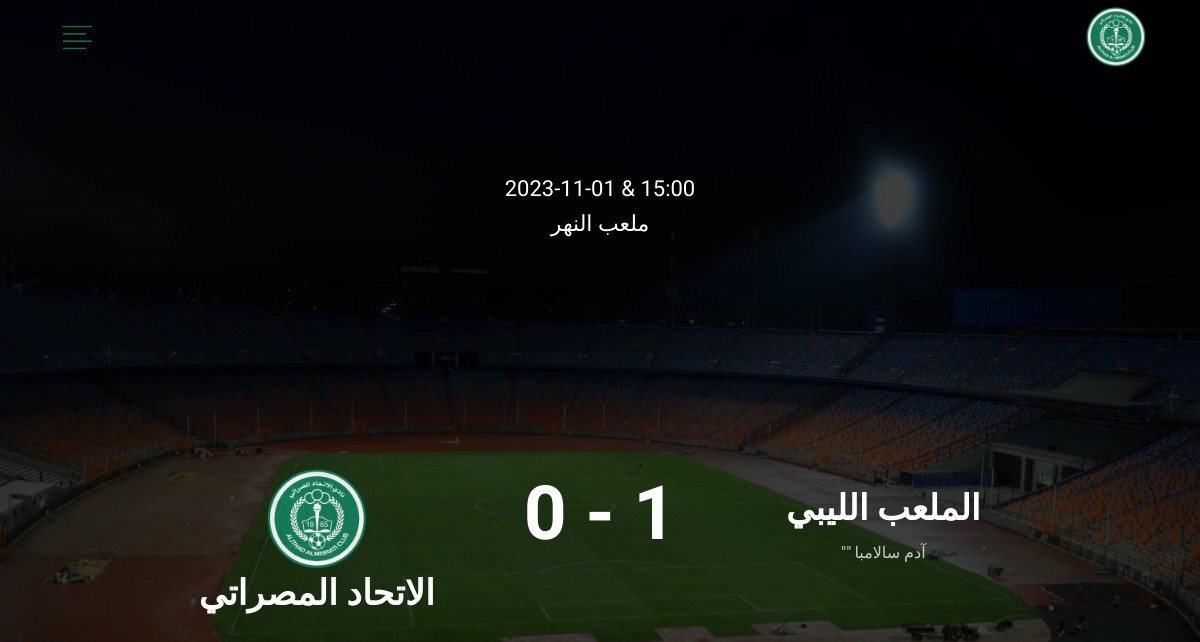
/matchDetail/2/, run on the app's committed database.
### main/models.py (models this page shows, shortened)
class Match(models.Model):
    match_choices = (
        ("home", "home"),
        ("away", "away"),
    )
    title = models.CharField(max_length=200)
    homeORaway = models.CharField(max_length=100, choices=match_choices, null=True)
    stadium = models.CharField(max_length=500)
    poster = models.ImageField(upload_to='images/%y/%m/%d', null=True,)
    date = models.DateTimeField()
    competition = models.ImageField(upload_to='images/%y/%m/%d', null=True,)
    vName = models.CharField(max_length=500)
    vLogo = models.ImageField(upload_to='images/%y/%m/%d', null=True,)
    vResult = models.CharField(max_length=1, null=True, blank=True)
    sResult = models.CharField(max_length=1, null=True, blank=True)
    vGoals = models.TextField(null=True, blank=True)
    sGoals = models.TextField(null=True, blank=True)

### main/views.py (the view)
# urls.py: path('matchDetail/<str:pk>/', views.matchDetail, name="matchDetail"),
def matchDetail(request, pk):
    match = Match.objects.get(id=pk)
    context = {'match': match}
    return render(request, 'matchDetail.html', context)

### main/templates/matchDetail.html (shortened to what this page needs)
{% extends 'base.html' %}
{% block content %}
<!DOCTYPE html>
<html lang="en" dir="ltr">
  <head>
    </head>
<body hx-target="this" hx-swap="outerHTML" id="matchBody">
  <div id="forplaceholder">
    <div class="main1" id="main1">
        {% include 'components/navbar.html' %}
        {% include 'components/matchDetailpage_components/section1.html' %}
      </div>
    </div>
  </body>
</html>
{% endblock content %}

### main/templates/components/matchDetailpage_components/section1.html (shortened to what this page needs)
{% load static %}
   <div class="MatchMain" id="MatchMain">
        <div class="overlay">
            <div class="c">
                <div class="top">
                    <h6 style="direction: ltr;" >{{match.date|date:'Y-m-d'}} & {{match.date|date:'H:i'}}</h6>
                    <h6>{{match.stadium}}</h6>
                </div>
                {% if match.homeORaway == 'home' %}
                <div class="clubs">
                {% else %}
                <div class="clubs away">
                {% endif %}
                    <div class="Sclub">
                        <img src="{% static 'images/logo.png' %}" alt="">
                        <h2>الاتحاد المصراتي</h2>
                    </div>
                    <div class="vs">
                        {% if match.vResult == '' %}
                        <h1>VS</h1>
                        {% elif match.vResult is None %}
                        <h1>VS</h1>
                        {% else %}
                        <h1>{{match.sResult}} - {{match.vResult}}</h1>
                        {% endif %}
                    </div>
                    <div class="Vclub">
                        <h2>{{match.vName}}</h2>
                        <div class="result">
                            <p>{{match.vGoals|linebreaks}}</p>
                        </div>
                    </div>
                </div>
            </div>
        </div>
   </div>

### static/css/style.css (style rules this page uses)
body, html { margin: 0; padding: 0; height: 100%; width: 100%; direction: rtl; font-family: 'Almarai', sans-serif; background-color: #f6f6f6; }
#main1 { width: 100%; overflow-x: hidden; }

### main/templates/components/navbar.html (style rules this page uses)
* { padding: 0; margin: 0; }

### data on the page
Match: date "2023-11-01", date "15:00", stadium "ملعب النهر", sResult "0", vResult "1", vName "الملعب الليبي", vGoals "آدم سالامبا \"\""
